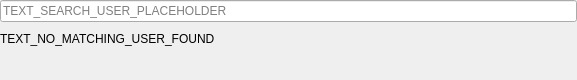
<?xml version="1.0" encoding="UTF-8"?>
<ui version="4.0">
 <class>SearchUserWidget</class>
 <widget class="QWidget" name="SearchUserWidget">
  <property name="geometry">
   <rect>
    <x>0</x>
    <y>0</y>
    <width>577</width>
    <height>80</height>
   </rect>
  </property>
  <property name="minimumSize">
   <size>
    <width>0</width>
    <height>80</height>
   </size>
  </property>
  <property name="windowTitle">
   <string>Form</string>
  </property>
  <layout class="QVBoxLayout" name="verticalLayout_2">
   <property name="spacing">
    <number>10</number>
   </property>
   <property name="leftMargin">
    <number>0</number>
   </property>
   <property name="topMargin">
    <number>0</number>
   </property>
   <property name="rightMargin">
    <number>0</number>
   </property>
   <property name="bottomMargin">
    <number>0</number>
   </property>
   <item>
    <layout class="QHBoxLayout" name="horizontalLayout">
     <property name="spacing">
      <number>0</number>
     </property>
     <item>
      <widget class="QLineEdit" name="line_search">
       <property name="placeholderText">
        <string>TEXT_SEARCH_USER_PLACEHOLDER</string>
       </property>
      </widget>
     </item>
    </layout>
   </item>
   <item>
    <widget class="QLabel" name="label_not_found">
     <property name="text">
      <string>TEXT_NO_MATCHING_USER_FOUND</string>
     </property>
    </widget>
   </item>
   <item>
    <widget class="QScrollArea" name="user_list_scroll">
     <property name="frameShape">
      <enum>QFrame::NoFrame</enum>
     </property>
     <property name="frameShadow">
      <enum>QFrame::Plain</enum>
     </property>
     <property name="lineWidth">
      <number>0</number>
     </property>
     <property name="horizontalScrollBarPolicy">
      <enum>Qt::ScrollBarAlwaysOff</enum>
     </property>
     <property name="widgetResizable">
      <bool>true</bool>
     </property>
     <widget class="QWidget" name="user_list">
      <property name="geometry">
       <rect>
        <x>0</x>
        <y>0</y>
        <width>577</width>
        <height>16</height>
       </rect>
      </property>
      <layout class="QVBoxLayout" name="verticalLayout">
       <property name="spacing">
        <number>5</number>
       </property>
       <property name="leftMargin">
        <number>10</number>
       </property>
       <property name="topMargin">
        <number>0</number>
       </property>
       <property name="rightMargin">
        <number>10</number>
       </property>
       <property name="bottomMargin">
        <number>0</number>
       </property>
      </layout>
     </widget>
    </widget>
   </item>
   <item>
    <spacer name="verticalSpacer">
     <property name="orientation">
      <enum>Qt::Vertical</enum>
     </property>
     <property name="sizeType">
      <enum>QSizePolicy::MinimumExpanding</enum>
     </property>
     <property name="sizeHint" stdset="0">
      <size>
       <width>20</width>
       <height>1</height>
      </size>
     </property>
    </spacer>
   </item>
  </layout>
 </widget>
 <resources/>
 <connections/>
</ui>
